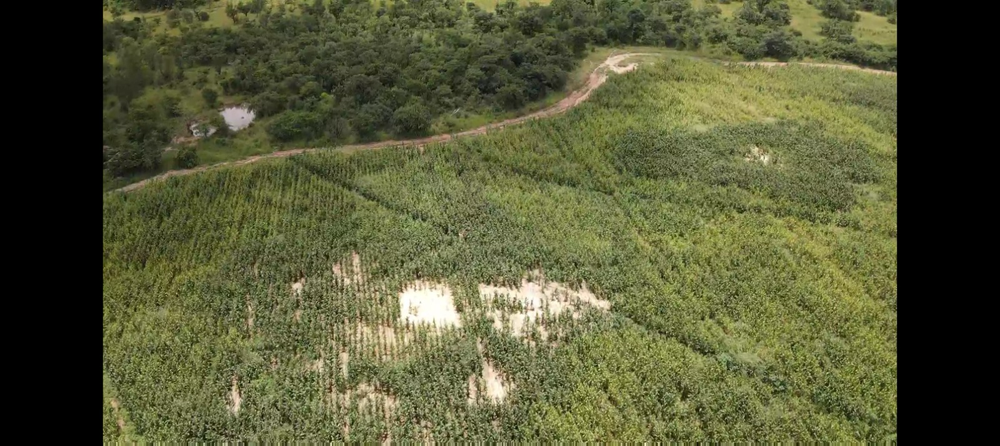
#> input picture images/b.png, 1000 x 446 px, shrunk from 1600 x 714 before the run
$ python stage3_path.py
#> lines starting #> are read from the running program, lines starting #| are printed output that depends on the picture; after the words box and inside, x2 and y2 are one past the last pixel; in counts of white or black regions, pixels touching at a corner belong together
# stage3_path.py
import cv2
import numpy as np
import os

img = cv2.imread('./images/b.png')
#> img is the input picture: shape (446, 1000, 3); mean B, G, R 54.8, 88.7, 86.3
hsv = cv2.cvtColor(img, cv2.COLOR_BGR2HSV)
#> hsv: shape (446, 1000, 3); mean H, S, V 26.1, 83.2, 89.6

# Define HSV range for road/bare soil colors (example values; may need tuning)
lower = np.array([0, 0, 180])    # low saturation, bright value
upper = np.array([30, 60, 255])  # hue 0-30 (reddish), low sat, high val
path_mask = cv2.inRange(hsv, lower, upper)
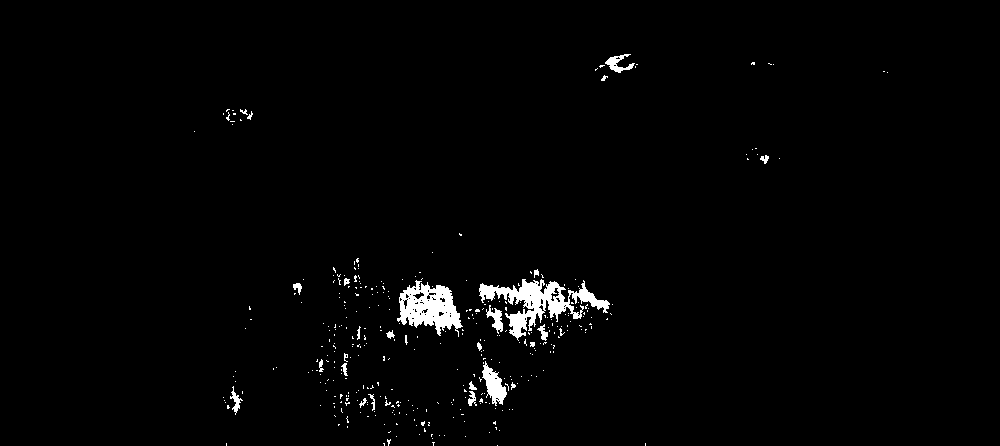
#> path_mask: shape (446, 1000); 1.7% white; 360 white regions (334 under 20 px), largest, box (x1, y1, x2, y2) and area: (479, 279, 610, 341) 2652, (397, 280, 463, 337) 2035, (482, 361, 507, 406) 545

# Morphological cleaning to remove small regions&#8203;:contentReference[oaicite:8]{index=8}
kernel = cv2.getStructuringElement(cv2.MORPH_RECT, (15,15))
path_clean = cv2.morphologyEx(path_mask, cv2.MORPH_CLOSE, kernel)
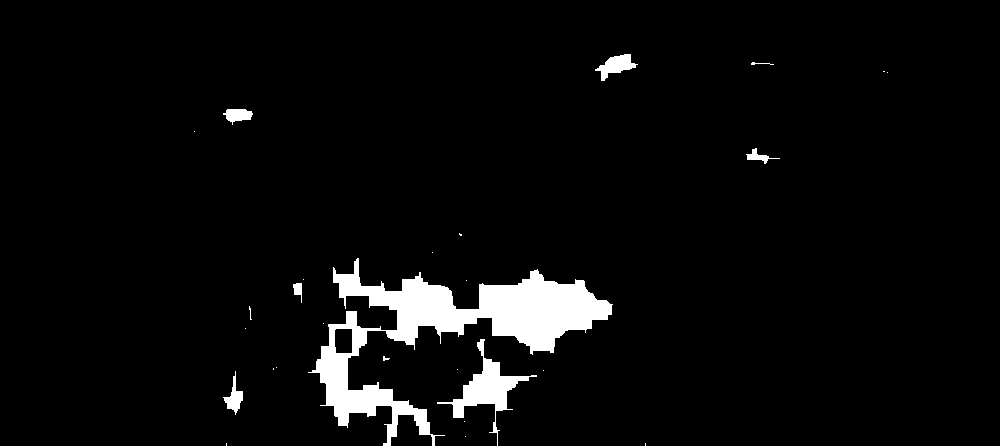
#> path_clean: shape (446, 1000); 4.4% white; 27 white regions (19 under 20 px), largest, box (x1, y1, x2, y2) and area: (308, 258, 613, 446) 15816, (437, 339, 537, 446) 2162, (595, 54, 638, 81) 535
path_clean = cv2.morphologyEx(path_clean, cv2.MORPH_OPEN, kernel)
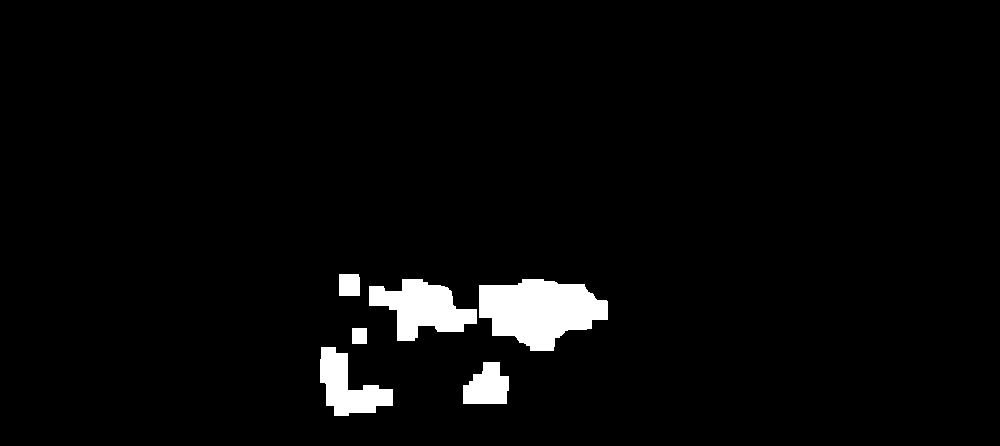
#> path_clean: shape (446, 1000); 3.3% white; 6 white regions, box (x1, y1, x2, y2) and area: (479, 279, 608, 351) 6360, (369, 279, 477, 341) 3764, (320, 347, 393, 416) 2584, (463, 362, 509, 404) 1449, (339, 274, 360, 296) 459, (352, 328, 367, 344) 240

cv2.imwrite('output/path_mask.png', path_clean)
print("Stage3 complete: Saved path mask (output/path_mask.png).")

$ run again, with images/horses.jpg saved as images/b.png
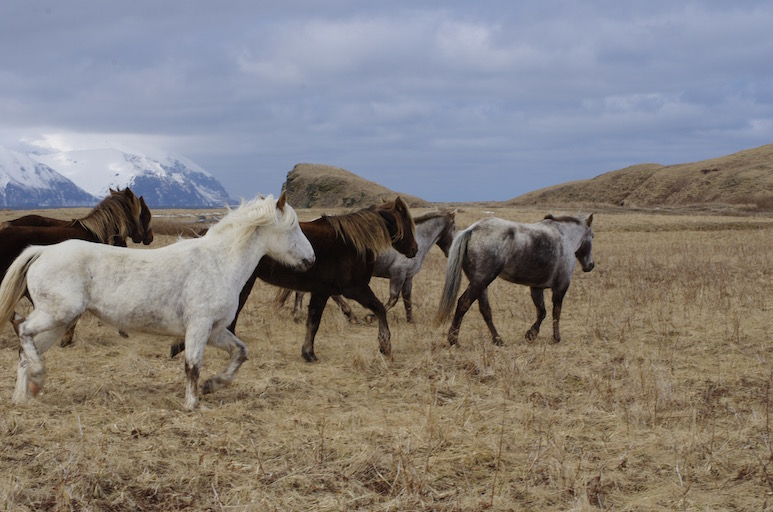
#> input picture images/horses.jpg, 773 x 512 px
#> img is the input picture: shape (512, 773, 3); mean B, G, R 125.2, 128.2, 133.3
#> hsv: shape (512, 773, 3); mean H, S, V 53.2, 69.1, 147.8
#> `path_mask = cv2.inRange(hsv, lower, upper)`:
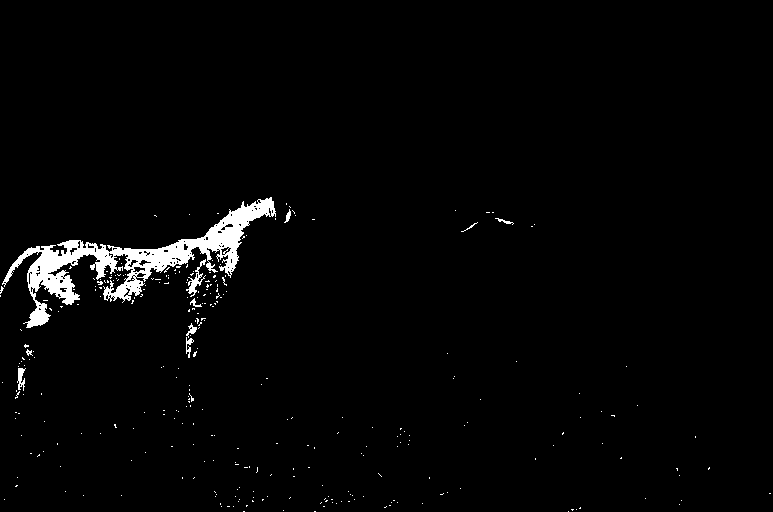
#> path_mask: shape (512, 773); 2.2% white; 295 white regions (285 under 20 px), largest, box (x1, y1, x2, y2) and area: (2, 197, 276, 328) 7405, (186, 259, 206, 297) 207, (17, 368, 26, 391) 114
#> `path_clean = cv2.morphologyEx(path_clean, cv2.MORPH_OPEN, kernel)`:
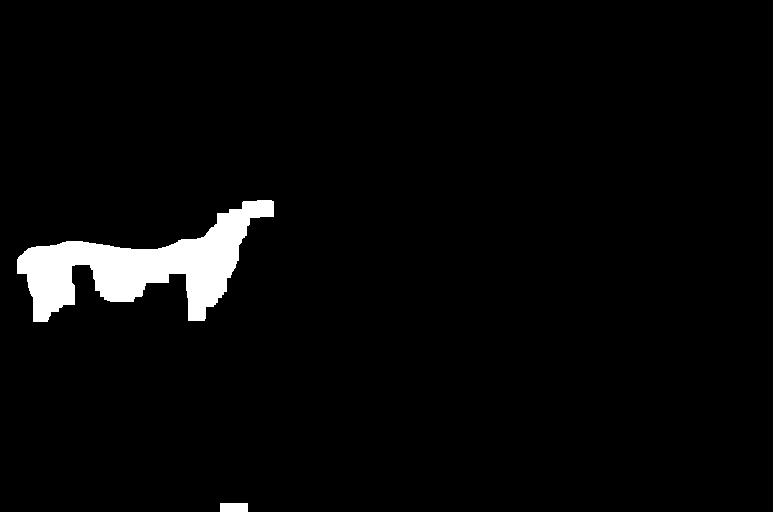
#> path_clean: shape (512, 773); 3.3% white; 2 white regions, box (x1, y1, x2, y2) and area: (17, 200, 274, 322) 12619, (220, 503, 248, 512) 252
